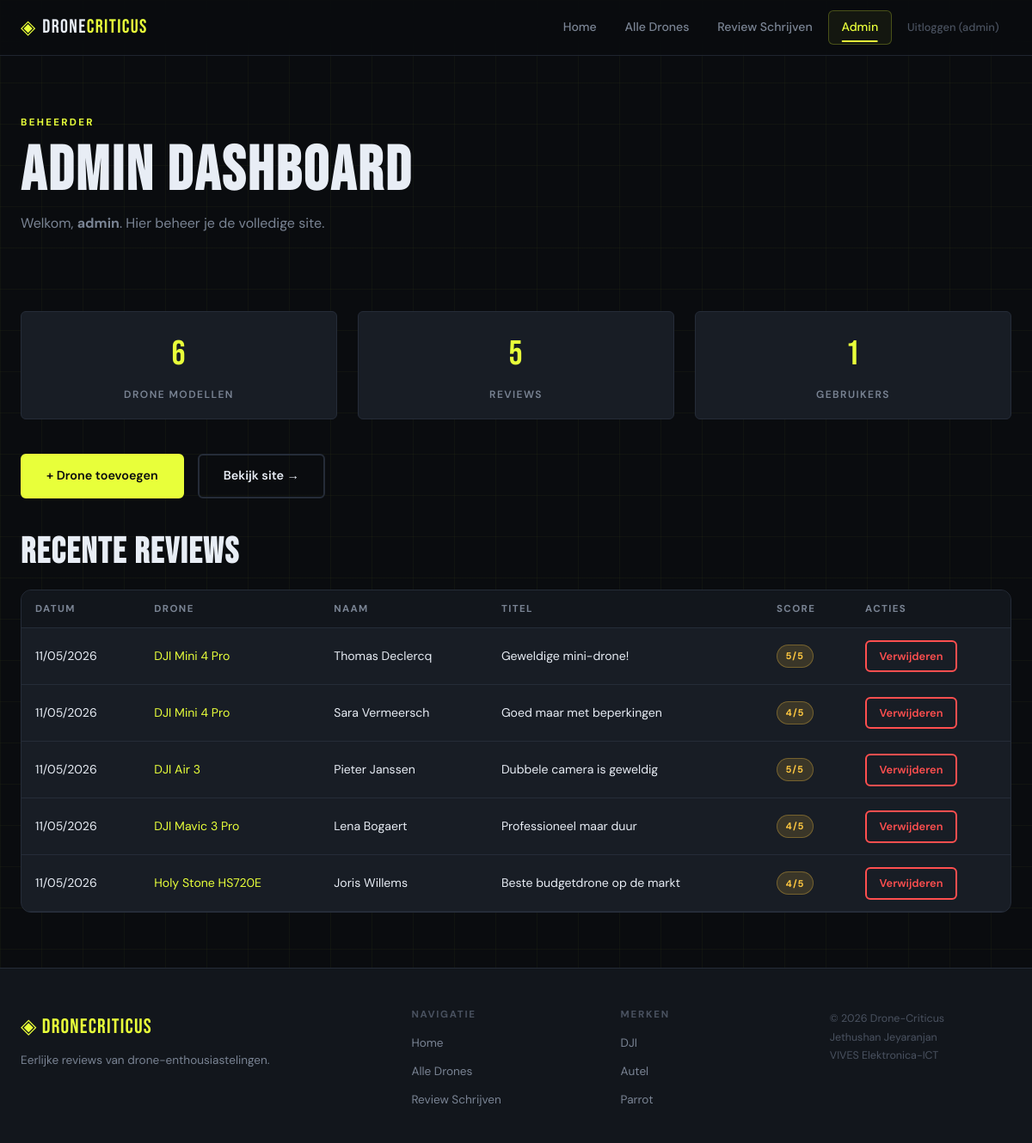
/admin/dashboard.php (signed in), run on the app's committed database.
### tables this page shows
CREATE TABLE IF NOT EXISTS reviews (
    id INT AUTO_INCREMENT PRIMARY KEY,
    drone_id INT NOT NULL,
    naam VARCHAR(100) NOT NULL,
    email VARCHAR(150) NOT NULL,
    titel VARCHAR(200) NOT NULL,
    inhoud TEXT NOT NULL,
    score TINYINT NOT NULL CHECK (score BETWEEN 1 AND 5),
    aangemaakt_op DATETIME DEFAULT CURRENT_TIMESTAMP,
    FOREIGN KEY (drone_id) REFERENCES drones(id) ON DELETE CASCADE
);

CREATE TABLE IF NOT EXISTS drones (
    id INT AUTO_INCREMENT PRIMARY KEY,
    merk VARCHAR(100) NOT NULL,
    model VARCHAR(150) NOT NULL,
    beschrijving TEXT,
    prijs DECIMAL(10, 2),
    afbeelding VARCHAR(255),
    aangemaakt_op DATETIME DEFAULT CURRENT_TIMESTAMP
);

### includes/sessie.php (called while the page is built, shortened)
<?php
function saniteer(string $invoer): string {
    return htmlspecialchars(trim($invoer), ENT_QUOTES, 'UTF-8');
}

### admin/dashboard.php (the view, shortened to what this page needs)
<?php
require_once '../includes/sessie.php';
$pdo = getDatabaseVerbinding();
$aantalDrones  = (int) $pdo->query('SELECT COUNT(*) FROM drones')->fetchColumn();
$aantalReviews = (int) $pdo->query('SELECT COUNT(*) FROM reviews')->fetchColumn();
$aantalGebruikers = (int) $pdo->query('SELECT COUNT(*) FROM gebruikers')->fetchColumn();
$stmt = $pdo->prepare('
    SELECT r.*, d.merk, d.model
    FROM reviews r
    JOIN drones d ON r.drone_id = d.id
    ORDER BY r.aangemaakt_op DESC
    LIMIT 10
');
$stmt->execute();
$reviews = $stmt->fetchAll();
require_once '../includes/header.php';
?>
<div class="pagina-kop container">
    <span class="sectie-label">Beheerder</span>
    <h1>Admin Dashboard</h1>
    <p style="color:var(--kleur-tekst-zacht);margin-top:0.5rem;">
        Welkom, <strong><?= saniteer($_SESSION['gebruikersnaam']) ?></strong>.
        Hier beheer je de volledige site.
    </p>
</div>
<section class="sectie container" style="padding-top:1rem;">
    <div class="stats-rij" style="margin-bottom:2.5rem;">
        <div class="stat-badge">
            <span class="stat-getal"><?= $aantalDrones ?></span>
            <span class="stat-label">Drone modellen</span>
        </div>
        <div class="stat-badge">
            <span class="stat-getal"><?= $aantalReviews ?></span>
            <span class="stat-label">Reviews</span>
        </div>
        <div class="stat-badge">
            <span class="stat-getal"><?= $aantalGebruikers ?></span>
            <span class="stat-label">Gebruikers</span>
        </div>
    </div>
    <div style="display:flex; gap:1rem; flex-wrap:wrap; margin-bottom:2.5rem;">
        <a href="drone_toevoegen.php" class="knop knop-primair">+ Drone toevoegen</a>
        <a href="../php/drones.php" class="knop knop-secundair">Bekijk site →</a>
    </div>
    <h2 style="margin-bottom:1.25rem;">Recente reviews</h2>
    <?php if (empty($reviews)): ?>
        <div class="geen-resultaten">
            <span class="icoon">📝</span>
            <h3>Nog geen reviews</h3>
        </div>
    <?php else: ?>
        <div style="overflow-x:auto; background:var(--kleur-kaart); border:1px solid var(--kleur-rand); border-radius:var(--radius-midden);">
            <table class="admin-tabel">
                <thead>
                    <tr>
                        <th>Datum</th>
                        <th>Drone</th>
                        <th>Naam</th>
                        <th>Titel</th>
                        <th>Score</th>
                        <th>Acties</th>
                    </tr>
                </thead>
                <tbody>
                    <?php foreach ($reviews as $review): ?>
                        <tr>
                            <td style="white-space:nowrap;">
                                <?= date('d/m/Y', strtotime($review['aangemaakt_op'])) ?>
                            </td>
                            <td>
                                <a href="../php/drone_detail.php?id=<?= $review['drone_id'] ?>">
                                    <?= saniteer($review['merk']) ?> <?= saniteer($review['model']) ?>
                                </a>
                            </td>
                            <td><?= saniteer($review['naam']) ?></td>
                            <td style="max-width:250px;overflow:hidden;text-overflow:ellipsis;white-space:nowrap;">
                                <?= saniteer($review['titel']) ?>
                            </td>
                            <td>
                                <span class="badge badge-score"><?= (int) $review['score'] ?>/5</span>
                            </td>
                            <td>
                                <a
                                    href="review_verwijderen.php?id=<?= (int) $review['id'] ?>&terug=dashboard"
                                    class="knop knop-gevaar"
                                    onclick="return confirm('Review van <?= saniteer($review['naam']) ?> verwijderen?');"
                                >
                                    Verwijderen
                                </a>
                            </td>
                        </tr>
                    <?php endforeach; ?>
                </tbody>
            </table>
        </div>
    <?php endif; ?>
</section>
<?php require_once '../includes/footer.php'; ?>

### css/stijl.css (style rules this page uses)
:root { --kleur-achtergrond: #0a0c0f; --kleur-oppervlak: #12161c; --kleur-kaart: #181d25; --kleur-rand: #252c38; --kleur-accent: #e8ff3a; --kleur-accent-zacht: rgba(232, 255, 58, 0.12); --kleur-tekst: #e8edf5; --kleur-tekst-zacht: #7a8494; --kleur-tekst-extra: #4a5260; --kleur-succes: #3affa0; --kleur-fout: #ff4f4f; --kleur-waarschuwing: #ffb84f; --kleur-ster: #ffc840; --lettertype-display: 'Bebas Neue', sans-serif; --lettertype-tekst: 'DM Sans', sans-serif; --schaduw-kaart: 0 4px 24px rgba(0, 0, 0, 0.5); --schaduw-accent: 0 0 20px rgba(232, 255, 58, 0.25); --radius-klein: 6px; --radius-midden: 12px; --radius-groot: 20px; --overgang: 0.25s ease; --overgang-traag: 0.45s cubic-bezier(0.23, 1, 0.32, 1); }
*, *::before, *::after { box-sizing: border-box; margin: 0; padding: 0; }
html { scroll-behavior: smooth; }
body { font-family: var(--lettertype-tekst); background-color: var(--kleur-achtergrond); color: var(--kleur-tekst); line-height: 1.65; min-height: 100vh; display: flex; flex-direction: column; background-image: linear-gradient(rgba(232, 255, 58, 0.03) 1px, transparent 1px), linear-gradient(90deg, rgba(232, 255, 58, 0.03) 1px, transparent 1px); background-size: 48px 48px; }
h1, h2, h3, h4, h5 { font-family: var(--lettertype-display); letter-spacing: 0.04em; line-height: 1.1; color: var(--kleur-tekst); }
h1 { font-size: clamp(2.5rem, 6vw, 5rem); }
h2 { font-size: clamp(1.8rem, 3.5vw, 2.8rem); }
p { margin-bottom: 1rem; }
a { color: var(--kleur-accent); text-decoration: none; transition: opacity var(--overgang); }
.container { max-width: 1200px; margin: 0 auto; padding: 0 1.5rem; }
.knop { display: inline-flex; align-items: center; gap: 0.5rem; font-family: var(--lettertype-tekst); font-size: 0.9rem; font-weight: 600; padding: 0.75rem 1.75rem; border-radius: var(--radius-klein); cursor: pointer; transition: all var(--overgang); border: 2px solid transparent; text-decoration: none; }
.knop-primair { background-color: var(--kleur-accent); color: #0a0c0f; border-color: var(--kleur-accent); }
.knop-secundair { background-color: transparent; color: var(--kleur-tekst); border-color: var(--kleur-rand); }
.knop-gevaar { background-color: transparent; color: var(--kleur-fout); border-color: var(--kleur-fout); font-size: 0.8rem; padding: 0.4rem 0.9rem; }
.sectie { padding: 4rem 1.5rem; }
.sectie-label { display: inline-block; font-size: 0.72rem; font-weight: 700; letter-spacing: 0.2em; text-transform: uppercase; color: var(--kleur-accent); margin-bottom: 0.5rem; }
.stats-rij { display: flex; gap: 1.5rem; flex-wrap: wrap; margin: 2rem 0; }
.stat-badge { background: var(--kleur-kaart); border: 1px solid var(--kleur-rand); border-radius: var(--radius-klein); padding: 1rem 1.5rem; text-align: center; flex: 1; min-width: 120px; }
.stat-getal { font-family: var(--lettertype-display); font-size: 2.5rem; letter-spacing: 0.03em; color: var(--kleur-accent); display: block; }
.stat-label { font-size: 0.75rem; font-weight: 600; letter-spacing: 0.12em; text-transform: uppercase; color: var(--kleur-tekst-zacht); }
.admin-tabel { width: 100%; border-collapse: collapse; font-size: 0.88rem; }
.admin-tabel th { background: var(--kleur-oppervlak); color: var(--kleur-tekst-zacht); font-size: 0.72rem; font-weight: 700; letter-spacing: 0.12em; text-transform: uppercase; padding: 0.75rem 1rem; text-align: left; border-bottom: 1px solid var(--kleur-rand); }
.admin-tabel td { padding: 0.85rem 1rem; border-bottom: 1px solid var(--kleur-rand); color: var(--kleur-tekst); vertical-align: middle; }
.badge { display: inline-block; font-size: 0.7rem; font-weight: 700; letter-spacing: 0.1em; text-transform: uppercase; padding: 0.2rem 0.6rem; border-radius: 100px; }
.badge-score { background: rgba(255, 200, 64, 0.15); color: var(--kleur-ster); border: 1px solid rgba(255, 200, 64, 0.3); }
.pagina-kop { padding: 3rem 1.5rem 1.5rem; max-width: 1200px; margin: 0 auto; }

### data on the page
reviews: aangemaakt_op "11/05/2026", drone.merk "DJI", drone.model "Mini 4 Pro", naam "Thomas Declercq", titel "Geweldige mini-drone!", score "5"
reviews: aangemaakt_op "11/05/2026", drone.merk "DJI", drone.model "Mini 4 Pro", naam "Sara Vermeersch", titel "Goed maar met beperkingen", score "4"
reviews: aangemaakt_op "11/05/2026", drone.merk "DJI", drone.model "Air 3", naam "Pieter Janssen", titel "Dubbele camera is geweldig", score "5"
reviews: aangemaakt_op "11/05/2026", drone.merk "DJI", drone.model "Mavic 3 Pro", naam "Lena Bogaert", titel "Professioneel maar duur", score "4"
reviews: aangemaakt_op "11/05/2026", drone.merk "Holy Stone", drone.model "HS720E", naam "Joris Willems", titel "Beste budgetdrone op de markt", score "4"

### other printed values
saniteer($_SESSION['gebruikersnaam'] ?? '') "admin"
saniteer($_SESSION['gebruikersnaam']) "admin"
$aantalDrones "6"
$aantalReviews "5"
$aantalGebruikers "1"
